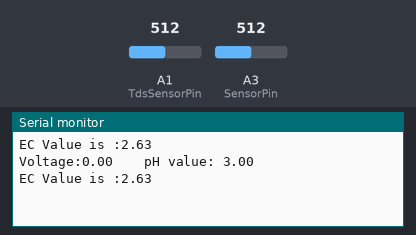
This sketch was run on a simulated Arduino Uno, built with avr-gcc and run on an emulated ATmega328P. Shown: the last lines printed to the serial monitor. The inputs (shaded band) are chosen by the test bench; at power-on: A1 (TdsSensorPin) = 512, A3 (SensorPin) = 512.

Above: at 2.8 s.
2.9 s: A1 (TdsSensorPin) set to 716
At 3.8 s:
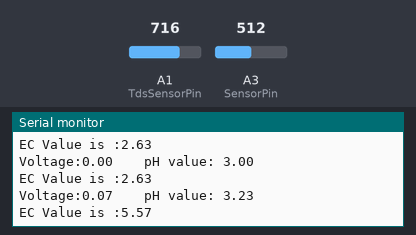
4.4 s: A3 (SensorPin) set to 716
At 5.6 s:
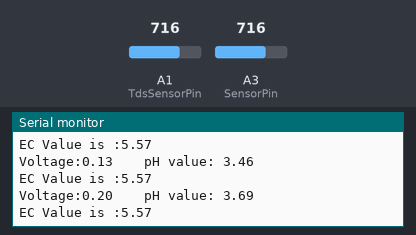
5.9 s: A1 (TdsSensorPin) set to 900
At 6.5 s:
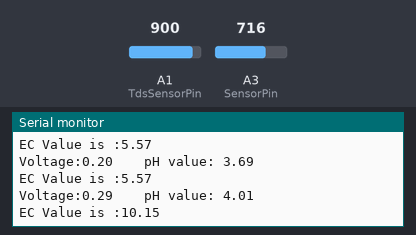
7.4 s: A3 (SensorPin) set to 900
At 8.8 s:
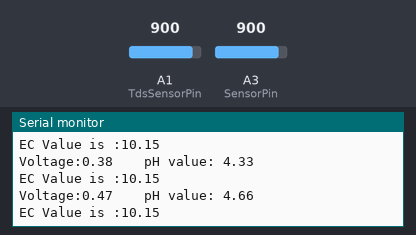
Timing chart, 0 to 9.9 s (numbered marks = the images above; inputs shaded):
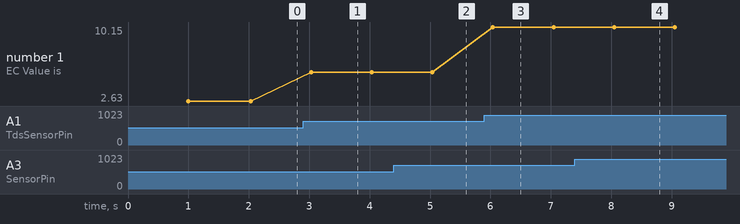

Measured:
- after the input at 2.9 s, the serial monitor: prints a new line after 0.14 s (image 1)
- after the input at 5.9 s, the serial monitor: prints a new line after 0.14 s (image 3)
- plotted number 1: 2.63 → 5.57 after the input at 2.9 s, 5.57 → 10.15 after the input at 5.9 s

The sketch:

sketch_pH_EC.ino
```cpp
#define SensorPin A3
#define Offset 0.00
#define samplingInterval 20
#define printInterval 800
#define ArrayLenth 40
#include <EEPROM.h>
#include "GravityTDS.h"
#define TdsSensorPin A1
GravityTDS gravityTds;
float temperature = 25,tdsValue = 0,EC;
int pHArray[ArrayLenth];
int pHArrayIndex = 0;
int countTrueCommand;
int countTimeCommand;
boolean found = false;

float phVal() {
  static unsigned long samplingTime = millis();
  static unsigned long printTime = millis();
  static float pHValue, voltage;
  if(millis()-samplingTime > samplingInterval) {
    pHArray[pHArrayIndex++] = analogRead(SensorPin);
    if(pHArrayIndex == ArrayLenth) {
      pHArrayIndex = 0;
    }
    voltage = avergearray(pHArray, ArrayLenth)*5.0/1024;
    pHValue = 3.5*voltage+Offset+3;
    samplingTime = millis();
  }
  if(millis()-printTime > printInterval) {
    Serial.print("Voltage:");
    Serial.print(voltage,2);
    Serial.print("    pH value: ");
    Serial.println(pHValue,2);
    printTime = millis();
  }
  return pHValue;
}

double avergearray(int* arr, int number) {
  int i;
  int max,min;
  double avg;
  long amount = 0;
  if(number <= 0) {
    Serial.println("Error number for the array to avraging!/n");
    return 0;
  }
  if(number < 5) {
    for(i = 0; i < number; i++) {
      amount += arr[i];
    }
    avg = amount/number;
    return avg;
  }
  else {
    if(arr[0] < arr[1]) {
      min = arr[0];
      max = arr[1];
    }
    else {
      min = arr[1];
      max = arr[0];
    }
    for(i = 2; i < number; i++) {
      if(arr[i] < min) {
        amount += min;
        min = arr[i];
      }
      else {
        if(arr[i] > max) {
          amount += max;
          max = arr[i];
        }
        else {
          amount += arr[i];
        }
      }
    }
    avg = (double)amount/(number-2);
  }
  return avg;
}

void setup() {
  Serial.begin(9600);
   gravityTds.setPin(TdsSensorPin);
   gravityTds.setAref(5.0);  //reference voltage on ADC, default 5.0V on Arduino UNO
   gravityTds.setAdcRange(1024);  //1024 for 10bit ADC;4096 for 12bit ADC
   gravityTds.begin();  //initialization
}

void loop() {
  delay(1000);
  int valSensorPH = phVal();
  //temperature = readTemperature();  //add your temperature sensor and read it
    gravityTds.setTemperature(temperature);  // set the temperature and execute temperature compensation
    gravityTds.update();  //sample and calculate
    tdsValue = gravityTds.getTdsValue();  // then get the value
    EC=tdsValue*2/1000;
    Serial.print("EC Value is :");
    Serial.println(EC);
  }
```
